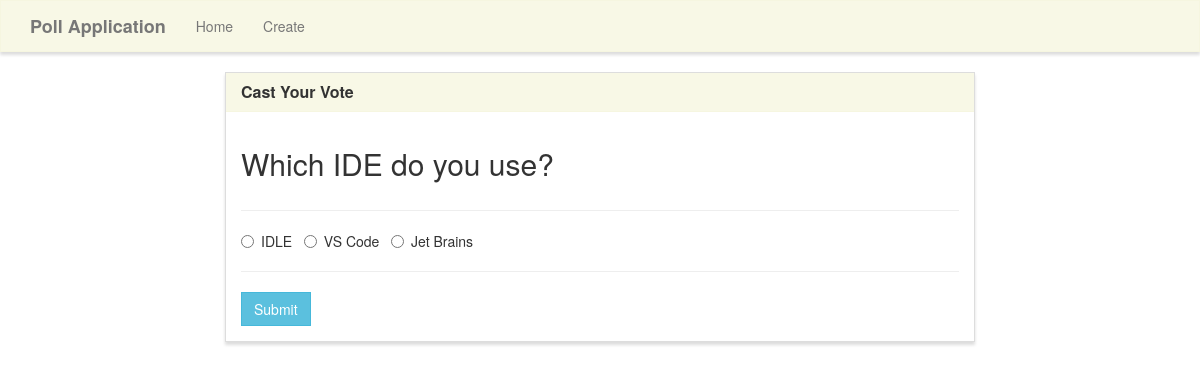
The app's page /vote/4 with its own data.
### pollsApp/models.py (models this page shows, shortened)
class Poll(models.Model):
    question = models.TextField()
    firstOption = models.CharField(max_length = 30)
    secondOption = models.CharField(max_length = 30)
    thirdOption = models.CharField(max_length = 30)
    firstOptionCount = models.IntegerField(default = 0)
    secondOptionCount = models.IntegerField(default = 0)
    thirdOptionCount = models.IntegerField(default = 0)
    listOfOptions = []

### pollsApp/views.py (the view, shortened to what this page needs)
# urls.py: path('vote/<poll_id>', views_poll.vote, name='vote'),
def vote(request, poll_id):
    poll = Poll.objects.get(pk=poll_id)
    context = {
        'poll':poll
    }
    return render(request, 'poll/vote.html', context)

### templates/poll/vote.html (shortened to what this page needs)
{% extends "poll/base.html" %}
{% block main %}
<div class="row">
    <div class="col-lg-8 col-lg-offset-2">
        <div class="panel panel-default">
            <div class="panel-heading">
                <h3 class="panel-title">Cast Your Vote</h3>
            </div>
            <div class="panel-body">
                <div class="row">
                    <div class="col-lg-12">
                        <h2>{{poll.question}}</h2>
                    </div>
                </div>
                <div class="row">
                    <div class="col-lg-12">
                        <hr />
                        <form method="POST">
                            <div class="form-group">
                                <div class="radio">
                                    <label>
                                        <input type="radio" name="poll" value="option1" required>
                                        {{poll.firstOption}}
                                    </label> &nbsp;
                                    <label>
                                        <input type="radio" name="poll" value="option2">
                                        {{poll.secondOption}}
                                    </label> &nbsp;
                                    <label>
                                        <input type="radio" name="poll" value="option3">
                                        {{poll.thirdOption}}
                                    </label> &nbsp;
                                </div>
                            </div>
                            <hr />
                            <button type="submit" class="btn btn-info">
                                Submit
                            </button>
                        </form>
                    </div>
                </div>
            </div>
        </div>
    </div>
</div>
{% endblock %}

### static/style.css (style rules this page uses)
.navbar-default, .btn, .form-control, .panel { border-radius: 0; }
.panel-default > .panel-heading { color: #333; background-color: rgba(245, 245, 220, .7); border-color: rgba(245, 245, 220, .6); border-top-left-radius: 0; border-top-right-radius: 0; }
.panel { box-shadow: 0px 3px 3px 0px #ddd; }
a.navbar-brand, .panel-title { font-weight: bolder; }

### records on screen
Poll: question "Which IDE do you use?", firstOption "IDLE", secondOption "VS Code", thirdOption "Jet Brains"
